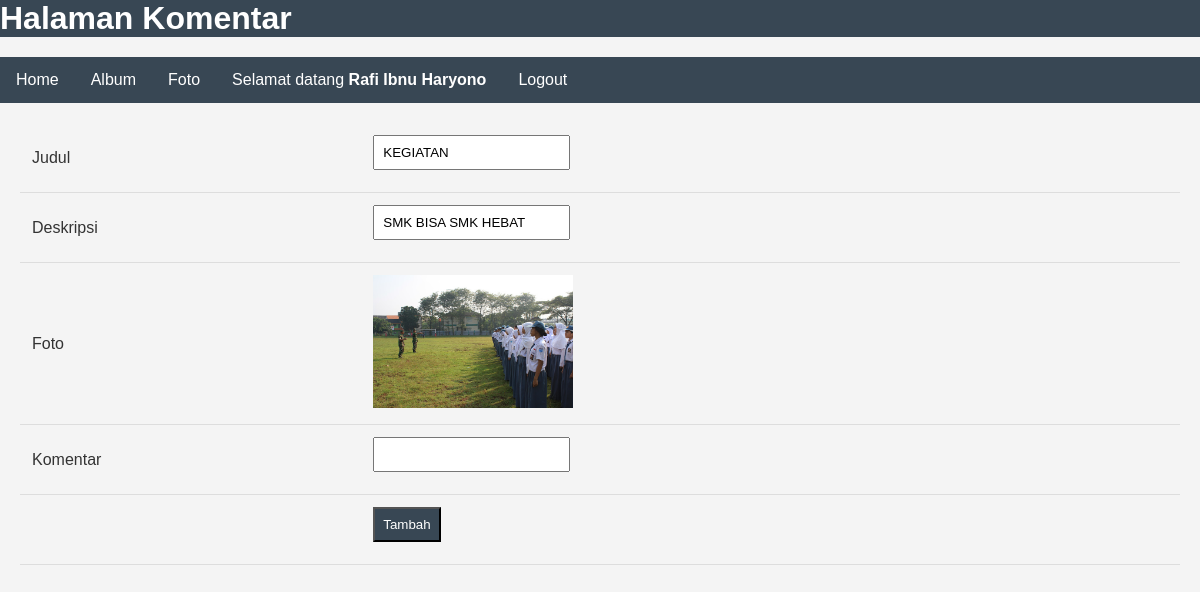
The app's page /komentar.php?fotoid=2 (signed in) with its own data.
### tables this page shows
CREATE TABLE `foto` (
  `fotoid` int(11) NOT NULL,
  `judulfoto` varchar(255) NOT NULL,
  `deskripsifoto` text NOT NULL,
  `tanggalunggah` date NOT NULL,
  `lokasifile` varchar(255) NOT NULL,
  `albumid` int(11) NOT NULL,
  `userid` int(11) NOT NULL
);

### komentar.php (the view, shortened to what this page needs)
<!DOCTYPE html>
<html lang="en">
<head>
</head>
<body>
    <h1>Halaman Komentar</h1>
    <ul>
        <li><a href="index.php">Home</a></li>
        <li><a href="album.php">Album</a></li>
        <li><a href="foto.php">Foto</a></li>
        <li><a>Selamat datang <b><?=$_SESSION['namalengkap']?></b>
        <li><a href="logout.php">Logout</a></li>
    </ul>
    <form action="tambah_komentar.php" method="post">
        <?php
            include "connect.php";
            $fotoid=$_GET['fotoid'];
            $sql=mysqli_query($conn,"select * from foto where fotoid='$fotoid'");
            while($data=mysqli_fetch_array($sql)){
        ?>
        <table>
            <tr>
                <td>Judul</td>
                <td><input type="text" name="judulfoto" value="<?=$data['judulfoto']?>"></td>
            </tr>
            <tr>
                <td>Deskripsi</td>
                <td><input type="text" name="deskripsifoto" value="<?=$data['deskripsifoto']?>"></td>
            </tr>
            <tr>
                <td>Foto</td>
                <td><img src="gambar/<?=$data['lokasifile']?>" width="200px"></td>
            </tr>
            <tr>
                <td>Komentar</td>
                <td><input type="text" name="isikomentar"></td>
            </tr>
            <tr>
                <td></td>
                <td><input type="submit" value="Tambah"></td>
            </tr>
        </table>
        <?php
            }
        ?>
    </form>
</body>
</html>

### komentar.php (style rules this page uses)
body { font-family: Arial, sans-serif; margin: 0; padding: 0; background-color: #f4f4f4; color: #333; }
h1 { list-style-type: none; margin: 0; padding: 0; overflow: hidden; color: white; background-color: #384754 }
ul { list-style-type: none; padding: 0; margin: 20px 0; background-color: #384754; overflow: hidden; }
li { float: left; }
li a { display: block; color: white; text-align: center; padding: 14px 16px; text-decoration: none; }
form { margin: 20px; }
table { width: 100%; border-collapse: collapse; margin-top: 20px; }
th, td { padding: 12px; text-align: left; border-bottom: 1px solid #ddd; }
input[type="text"], input[type="submit"] { padding: 8px; margin-bottom: 10px; }
input[type="submit"] { background-color: #384754; color: white; cursor: pointer; }
img { max-width: 100%; height: auto; }

### records on screen
foto: judulfoto "KEGIATAN", deskripsifoto "SMK BISA SMK HEBAT", lokasifile (picture)

### other values on screen
$_SESSION['namalengkap'] "Rafi Ibnu Haryono"
